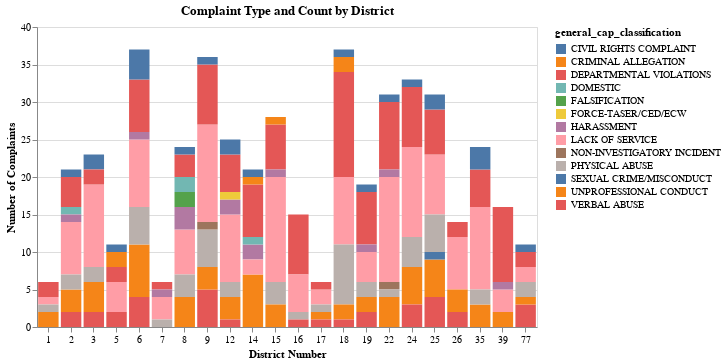

The notebook cell this image was saved under:
### Code cell
alt.Chart(final_filtered_2022).mark_bar().encode(
    x = alt.X("district_occurrence:N", title = "District Number", axis = alt.Axis(labelAngle = 0)),
    y = alt.Y("count", title = "Number of Complaints"),
    color = "general_cap_classification:N",
    tooltip = [alt.Tooltip("general_cap_classification:N", title="Complaint Type"), "count:Q"]
).properties(
    title = "Complaint Type and Count by District",
    width = 500
)

### Figure 1 — Vega-Lite specification as saved in the notebook (floating-point values rounded to 4 significant figures; data arrays with more than 128 entries replaced by an {"elided": "..."} marker saying what was removed)
{"config": {"view": {"continuousWidth": 300, "continuousHeight": 300}}, "data": {"name": "data-2c30ad6fe2cd80d46565627b0693c7b9"}, "mark": {"type": "bar"}, "encoding": {"color": {"field": "general_cap_classification", "type": "nominal"}, "tooltip": [{"field": "general_cap_classification", "title": "Complaint Type", "type": "nominal"}, {"field": "count", "type": "quantitative"}], "x": {"axis": {"labelAngle": 0}, "field": "district_occurrence", "title": "District Number", "type": "nominal"}, "y": {"field": "count", "title": "Number of Complaints", "type": "quantitative"}}, "title": "Complaint Type and Count by District", "width": 500, "$schema": "https://vega.github.io/schema/vega-lite/v5.16.3.json", "datasets": {"data-2c30ad6fe2cd80d46565627b0693c7b9": {"elided": "132 records"}}}
